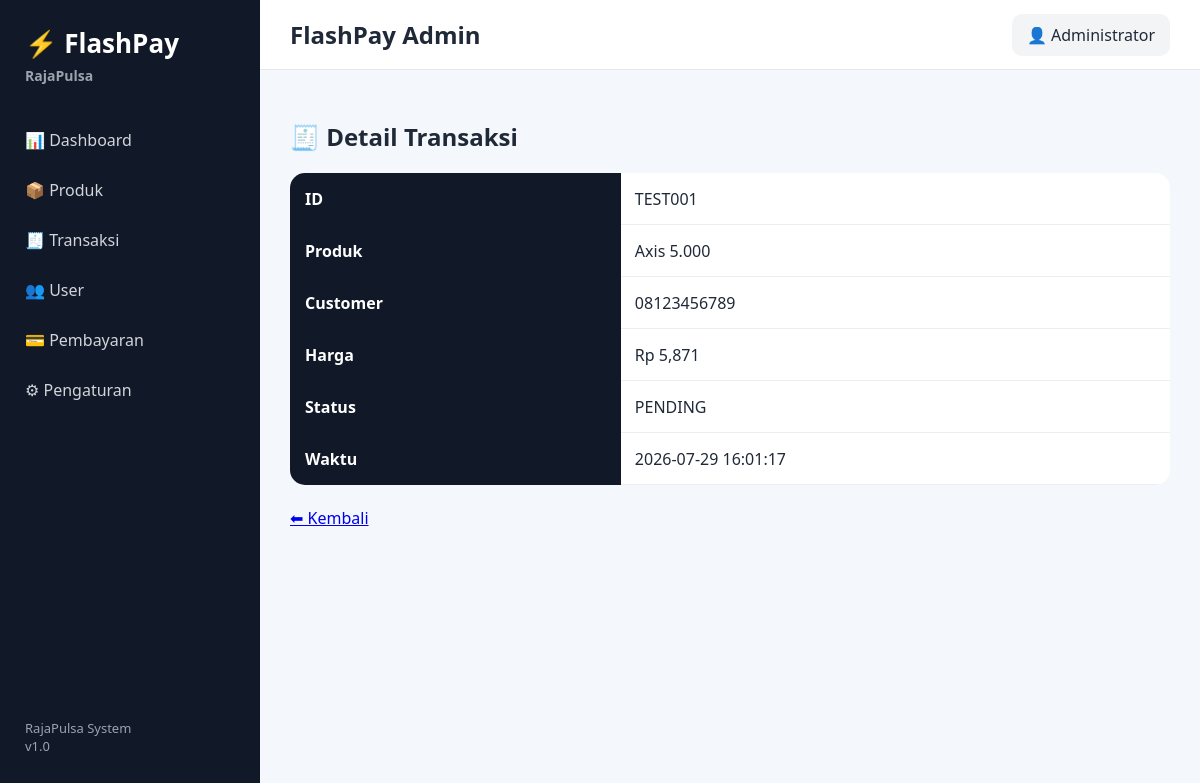
The app's page /admin/transactions/TEST001 (signed in) with its own data.
### tables this page shows
CREATE TABLE transactions (

            id INTEGER PRIMARY KEY AUTOINCREMENT,

            trx_id TEXT UNIQUE,

            telegram_id TEXT,

            product_code TEXT,

            product_name TEXT,

            customer_no TEXT,

            price INTEGER,

            payment_method TEXT,

            payment_status TEXT,

            transaction_status TEXT,

            digiflazz_response TEXT,

            created_at TEXT

        , qris_id TEXT, qr_string TEXT, payment_expired TEXT, updated_at TEXT);

### app/web/routes_transactions.py (the view)
@router.get(
    "/admin/transactions/{trx_id}",
    response_class=HTMLResponse
)
async def transaction_detail(
    request: Request,
    trx_id:str
):
    redirect = require_login(request)
    if redirect:
        return redirect
    trx = (
        transaction_repository
        .get_by_trx_id(trx_id)
    )
    if not trx:
        return HTMLResponse(
            """

            <h2>
            ❌ Transaction Not Found
            </h2>

            """
        )
    return templates.TemplateResponse(
        name="transaction_detail.html",
        request=request,
        context={
            "trx":trx
        }
    )

### app/web/templates/transaction_detail.html
{% extends "layout.html" %}
{% block content %}
<div class="container">
<h1>
🧾 Detail Transaksi
</h1>
<table>
<tr>
<th>ID</th>
<td>
{{ trx["trx_id"] }}
</td>
</tr>
<tr>
<th>Produk</th>
<td>
{{ trx["product_name"] }}
</td>
</tr>
<tr>
<th>Customer</th>
<td>
{{ trx["customer_no"] }}
</td>
</tr>
<tr>
<th>Harga</th>
<td>
Rp {{ "{:,}".format(trx["price"]) }}
</td>
</tr>
<tr>
<th>Status</th>
<td>
{{ trx["transaction_status"] }}
</td>
</tr>
<tr>
<th>Waktu</th>
<td>
{{ trx["created_at"] }}
</td>
</tr>
</table>
<br>
<a href="/admin/transactions"
class="btn">
⬅ Kembali
</a>
</div>
{% endblock %}

### app/web/static/css/style.css (style rules this page uses)
* { box-sizing:border-box; font-family: "Segoe UI", Arial, sans-serif; }
body { margin:0; background:#f4f7fb; color:#1f2937; }
.container { max-width:1200px; }
table { width:100%; background:white; border-collapse:collapse; margin-top:20px; border-radius:15px; overflow:hidden; }
th { background:#111827; color:white; padding:15px; text-align:left; }
td { padding:14px; border-bottom:1px solid #eee; }

### records on screen
transactions: trx_id "TEST001", product_name "Axis 5.000", customer_no "08123456789", price "5,871", transaction_status "PENDING", created_at "2026-07-29 16:01:17"
